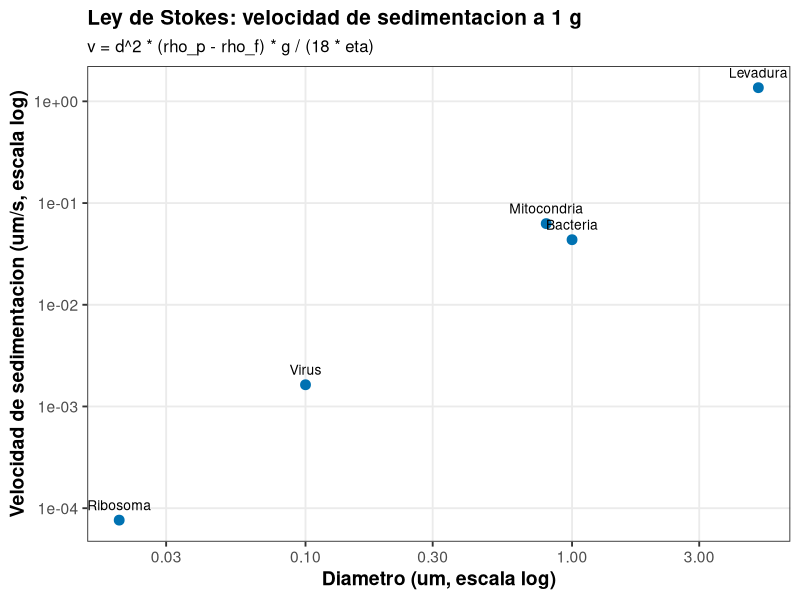
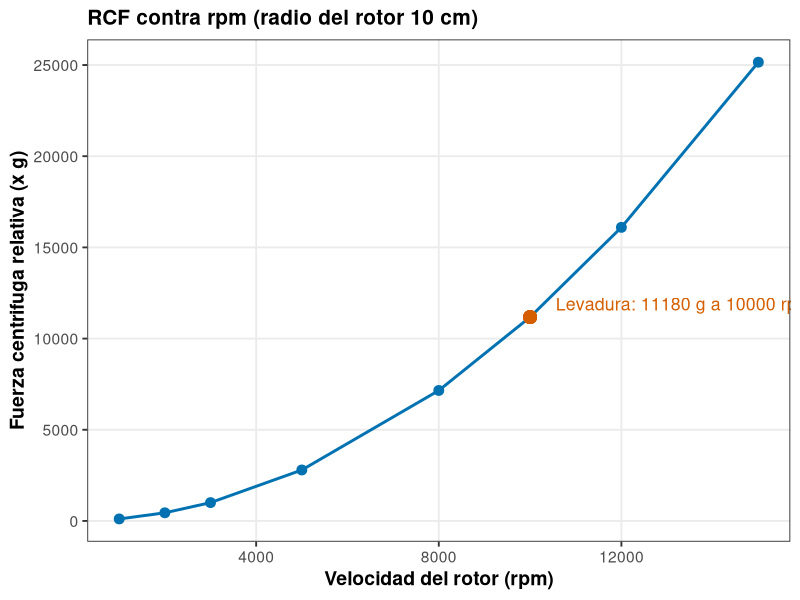
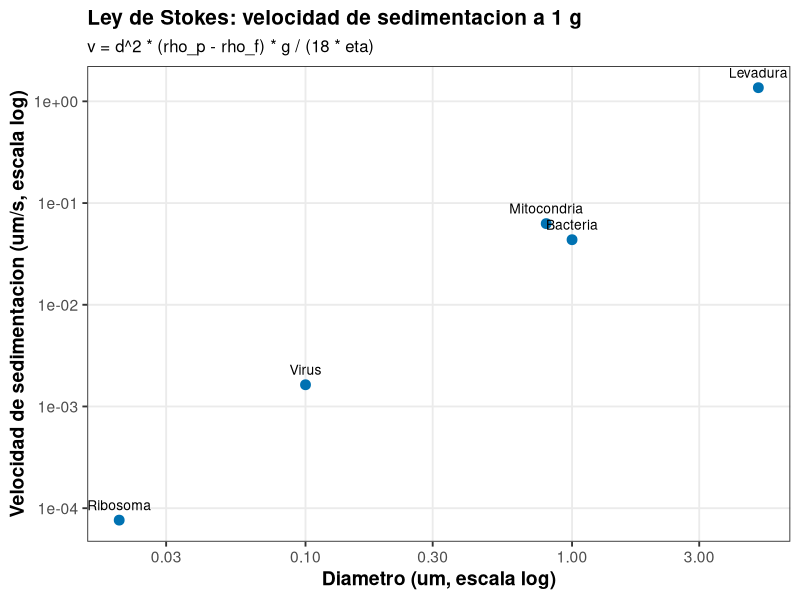
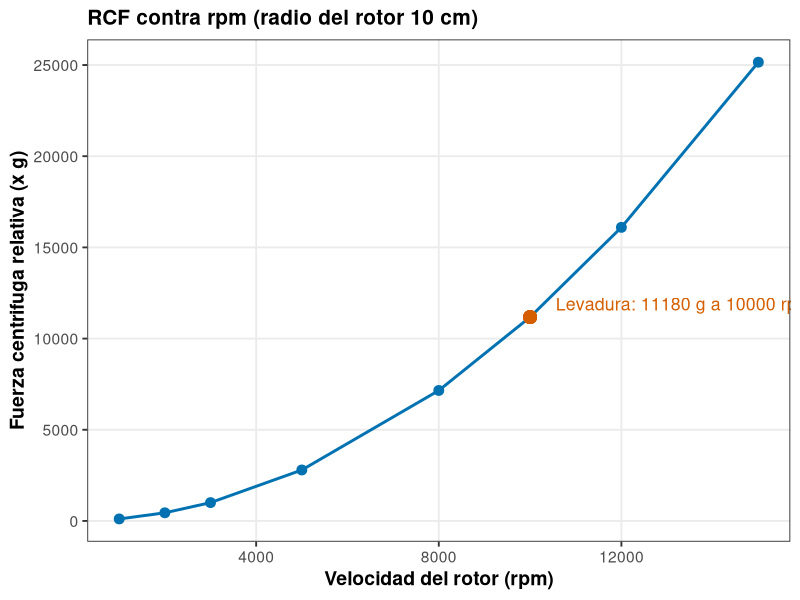

These charts were generated, in order, by the following R code:
# ==========================================================================
# 04. Centrifugacion: Ley de Stokes y fuerza centrifuga relativa
# ==========================================================================
# Autor: Dr. Jose Juan Torres Martinez
# Docente de Ciencias Quimicas
# Universidad Autonoma de San Luis Potosi (UASLP)
# Mexico
#
# Material academico para estudiantes
# Serie "Bioseparaciones" - Teoria, Unidad 4. Centrifugacion y filtracion
#
# Descripcion: Recorrido por la planta, cuarta parada: la sala de centrifugas. Aqui se calcula la velocidad de sedimentacion con la Ley de Stokes a partir del diametro y la densidad medidos de cada particula, y la fuerza centrifuga relativa (RCF) a partir de las rpm y el radio del rotor. Con ambas se estima el tiempo para sedimentar 10 cm. Lo que se aprende aqui dice que particulas sedimentan primero y a cuantas rpm hay que girar para separarlas en un tiempo razonable.
#
# Objetivos de aprendizaje:
#   - Calcular la velocidad de sedimentacion con la Ley de Stokes.
#   - Calcular la RCF a partir de rpm y radio del rotor.
#   - Explicar por que el diametro manda en la separacion: la velocidad depende del diametro al cuadrado.

# Datos: datos_sedimentacion.csv (diametro y densidad de cada particula) y datos_rcf.csv (rpm y radio del rotor).
# Recorrido: llegamos a la sala de centrifugas con el lisado del area de rompimiento. Primera parada: la velocidad de sedimentacion de cada particula con la Ley de Stokes. Segunda parada: la RCF del rotor a cada rpm. En cada parada medimos, calculamos y comentamos que significa el resultado antes de seguir.
# ==========================================================================

library(tidyverse)

# --------------------------------------------------------------------------
# Carpeta de trabajo: la del propio script
# --------------------------------------------------------------------------
# El script resuelve solo la carpeta donde esta guardado y la pone como
# carpeta de trabajo, asi los archivos de datos se leen por su nombre y la
# grafica se guarda en la misma carpeta, sin editar rutas.
# Primero prueba la ruta del documento activo en RStudio o Positron, luego
# la ruta del archivo al correr con Rscript o source(), y si nada de eso
# da una ruta, se queda en la carpeta de trabajo actual.
ruta_script <- NULL
if (requireNamespace("rstudioapi", quietly = TRUE) &&
    rstudioapi::isAvailable()) {
  ruta_script <- tryCatch(
    rstudioapi::getActiveDocumentContext()$path,
    error = function(e) NULL
  )
}
if (is.null(ruta_script) || !nzchar(ruta_script)) {
  ruta_script <- tryCatch(sys.frame(1)$ofile, error = function(e) NULL)
}
# Con Rscript el archivo no deja marco en la pila, asi que su ruta viene
# en los argumentos de la linea de comandos (--file=...).
if (is.null(ruta_script) || !nzchar(ruta_script)) {
  archivo <- grep("--file=", commandArgs(trailingOnly = FALSE), value = TRUE)
  if (length(archivo) > 0) {
    ruta_script <- sub("--file=", "", archivo[1])
  }
}
if (!is.null(ruta_script) && nzchar(ruta_script)) {
  setwd(dirname(normalizePath(ruta_script, mustWork = FALSE)))
}

# Estilo de graficas: tema claro y legible, paleta apta para daltonicos
# (Okabe-Ito) y tamano de fuente base mayor, para que las graficas se
# lean bien en el reporte y en la presentacion.
paleta <- c("#0072B2", "#E69F00", "#009E73", "#CC79A7", "#56B4E9", "#D55E00")
tema <- theme_bw(base_size = 14) +
  theme(
    plot.title = element_text(face = "bold", size = 15),
    plot.subtitle = element_text(size = 12),
    axis.title = element_text(face = "bold"),
    legend.position = "bottom",
    legend.title = element_text(face = "bold"),
    panel.grid.minor = element_blank()
  )

# --------------------------------------------------------------------------
# Parada 1. Velocidad de sedimentacion (Ley de Stokes)
# --------------------------------------------------------------------------
# Estamos frente a la centrifuga con el lisado adentro. Primero calculamos a que velocidad sedimenta cada particula a 1 g: esa velocidad decide en que orden se separan las fracciones cuando el rotor gira.
# v = d^2 * (rho_p - rho_f) * g / (18 * eta)
# Fluido: agua, rho_f = 1000 kg/m3, eta = 0.001 Pa s, g = 9.81 m/s2.
datos <- read_csv("datos_sedimentacion.csv", show_col_types = FALSE)

datos <- datos %>%
  mutate(
    diametro_m = diametro_um * 1e-6,
    densidad_kg_m3 = densidad_g_ml * 1000,
    velocidad_m_s = diametro_m^2 * (densidad_kg_m3 - 1000) * 9.81 /
      (18 * 0.001),
    velocidad_um_s = velocidad_m_s * 1e6,
    tiempo_10cm_h = 0.1 / velocidad_m_s / 3600
  )

print(datos)

# --------------------------------------------------------------------------
# Parada 2. Fuerza centrifuga relativa (RCF)
# --------------------------------------------------------------------------
# Seguimos en la sala de centrifugas: ahora pasamos de las rpm del rotor a la RCF, la fuerza en multiplos de g. Las rpm dependen del rotor, la RCF permite comparar equipos y escalar el proceso.
# RCF = 1.118e-5 * r(cm) * rpm^2, en multiplos de g.
datos_rcf <- read_csv("datos_rcf.csv", show_col_types = FALSE)

datos_rcf <- datos_rcf %>%
  mutate(rcf_g = 1.118e-5 * radio_cm * rpm^2)

print(datos_rcf)

# Aplicamos lo anterior a un caso de la planta: el tiempo de sedimentacion de la levadura a 10000 rpm (RCF 11180 g).
# El tiempo a 1 g se divide entre la RCF.
tiempo_levadura_1g <- datos %>%
  filter(particula == "Levadura") %>%
  pull(tiempo_10cm_h)
rcf_10000 <- datos_rcf %>%
  filter(rpm == 10000) %>%
  pull(rcf_g)
print(tibble(
  tiempo_levadura_10cm_10000rpm_min =
    tiempo_levadura_1g / rcf_10000 * 60
))

# --------------------------------------------------------------------------
# Parada 3. Grafica 1: velocidad de sedimentacion contra diametro
# --------------------------------------------------------------------------
# Graficamos la velocidad de sedimentacion contra el diametro en escala logaritmica: cada punto es una particula y su nombre esta escrito junto a el.
grafica_v <- ggplot(
  datos,
  aes(x = diametro_um, y = velocidad_um_s)
) +
  geom_point(size = 3, color = paleta[1]) +
  geom_text(aes(label = particula), vjust = -1, size = 3.5) +
  scale_x_log10() +
  scale_y_log10() +
  labs(
    x = "Diametro (um, escala log)",
    y = "Velocidad de sedimentacion (um/s, escala log)",
    title = "Ley de Stokes: velocidad de sedimentacion a 1 g",
    subtitle = "v = d^2 * (rho_p - rho_f) * g / (18 * eta)"
  ) +
  tema

print(grafica_v)

# --------------------------------------------------------------------------
# Parada 4. Grafica 2: RCF contra rpm
# --------------------------------------------------------------------------
# Seguimos a la segunda grafica: la RCF contra las rpm del rotor, para ver como crece la fuerza cuando el rotor acelera.
grafica_rcf <- ggplot(datos_rcf, aes(x = rpm, y = rcf_g)) +
  geom_line(linewidth = 1, color = paleta[1]) +
  geom_point(size = 3, color = paleta[1]) +
  geom_point(aes(x = 10000, y = rcf_10000), color = paleta[6], size = 4) +
  annotate("text", x = 10000, y = rcf_10000,
           label = paste0("Levadura: ", round(rcf_10000, 0),
                          " g a 10000 rpm"),
           hjust = -0.1, vjust = -0.5, size = 4.5, color = paleta[6]) +
  labs(
    x = "Velocidad del rotor (rpm)",
    y = "Fuerza centrifuga relativa (x g)",
    title = "RCF contra rpm (radio del rotor 10 cm)"
  ) +
  tema

print(grafica_rcf)

# --------------------------------------------------------------------------
# 5. Exportar las graficas
# --------------------------------------------------------------------------
# Antes de salir de la sala de centrifugas guardamos las dos graficas del recorrido.
ggsave("04_stokes.png", grafica_v,
       width = 18, height = 12, units = "cm", dpi = 300)
ggsave("04_rcf.png", grafica_rcf,
       width = 18, height = 12, units = "cm", dpi = 300)

# --------------------------------------------------------------------------
# Interpretacion
# --------------------------------------------------------------------------
# Grafica 1 (velocidad de sedimentacion contra diametro): ambos ejes estan en escala logaritmica; el eje x es el diametro en um y el eje y es la velocidad de sedimentacion en um/s.
# - La velocidad crece con el cuadrado del diametro: una levadura de 5 um sedimenta mas de 30 veces mas rapido que una bacteria de 1 um. Esto significa que en la centrifuga las particulas grandes sedimentan primero y las pequenas quedan en el sobrenadante, y por eso la centrifugacion diferencial separa por tamanos.
# Grafica 2 (RCF contra rpm): el eje x es la velocidad del rotor en rpm y el eje y es la fuerza centrifuga relativa en multiplos de g.
# - La RCF crece con el cuadrado de las rpm: duplicar las rpm multiplica la fuerza por cuatro. Esto significa que subir las rpm es la palanca mas fuerte para acortar el tiempo de separacion, y por eso lo siguiente es elegir las rpm que sedimentan lo que se quiere sin danar el producto.

# --------------------------------------------------------------------------
# Que aprendimos
# --------------------------------------------------------------------------
# - La Ley de Stokes explica la centrifugacion diferencial: cada fraccion sedimenta a su tiempo segun su tamano y su densidad.
# - Con la RCF se pasa de rpm, que dependen del rotor, a multiplos de g, que permiten comparar equipos y escalar el proceso.
# Terminamos el recorrido en la sala de centrifugas: ya sabemos que sedimenta primero y a cuantas rpm girar. Seguimos a la siguiente parada de la linea: el equipo de ultrafiltracion, donde se concentra y se lava la proteina.
